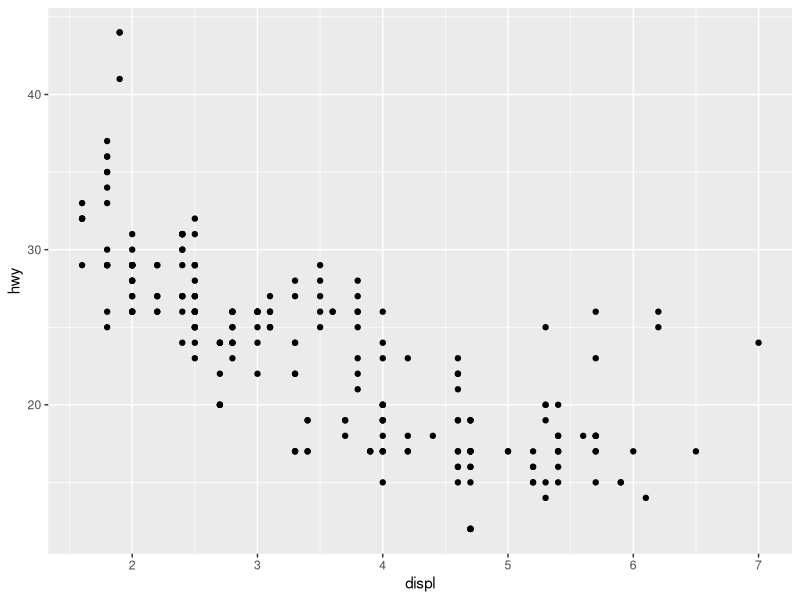
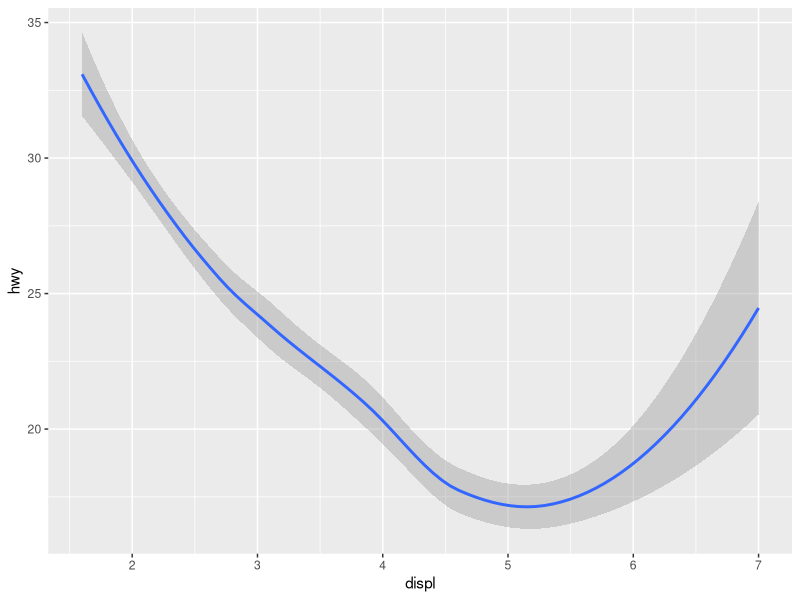
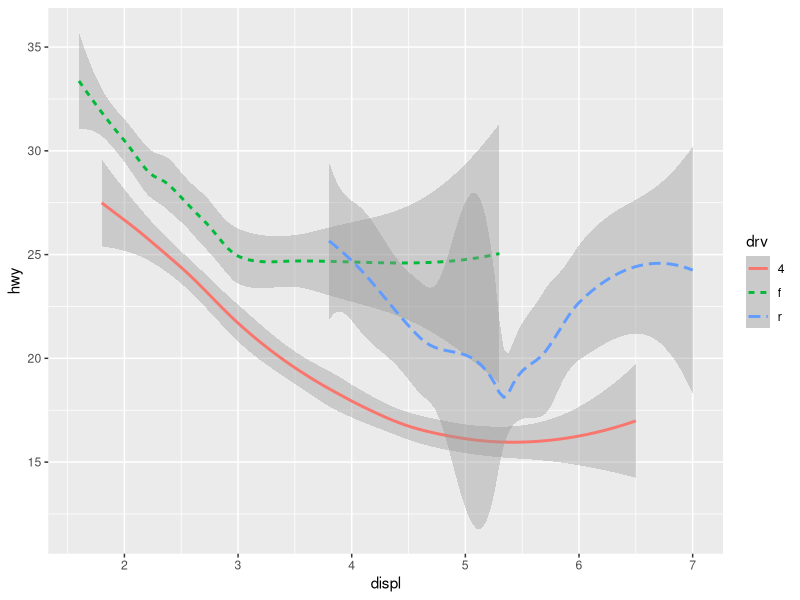
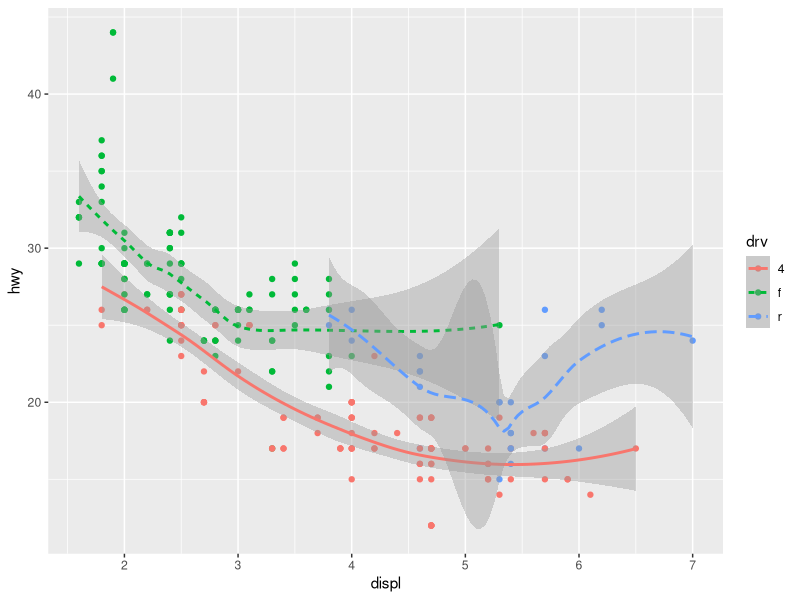

Reproduce these figures in R, in order.
#diferentes geometricas en ggplot2
library(ggplot2)
#puntos
ggplot(data=mpg)+
  geom_point(mapping = aes(x=displ, y = hwy)) 
#una linea suave  
ggplot(data=mpg)+
  geom_smooth(mapping = aes(x=displ, y = hwy))

#una linea suave, pero segmentando
ggplot(data=mpg)+
  geom_smooth(mapping = aes(x=displ, y = hwy, linetype= drv, color = drv))


#combinación de gráficos


ggplot(data=mpg)+
  geom_point(mapping = aes(x=displ, y = hwy, color=drv)) +
  geom_smooth(mapping = aes(x=displ, y = hwy, linetype= drv, color = drv))
